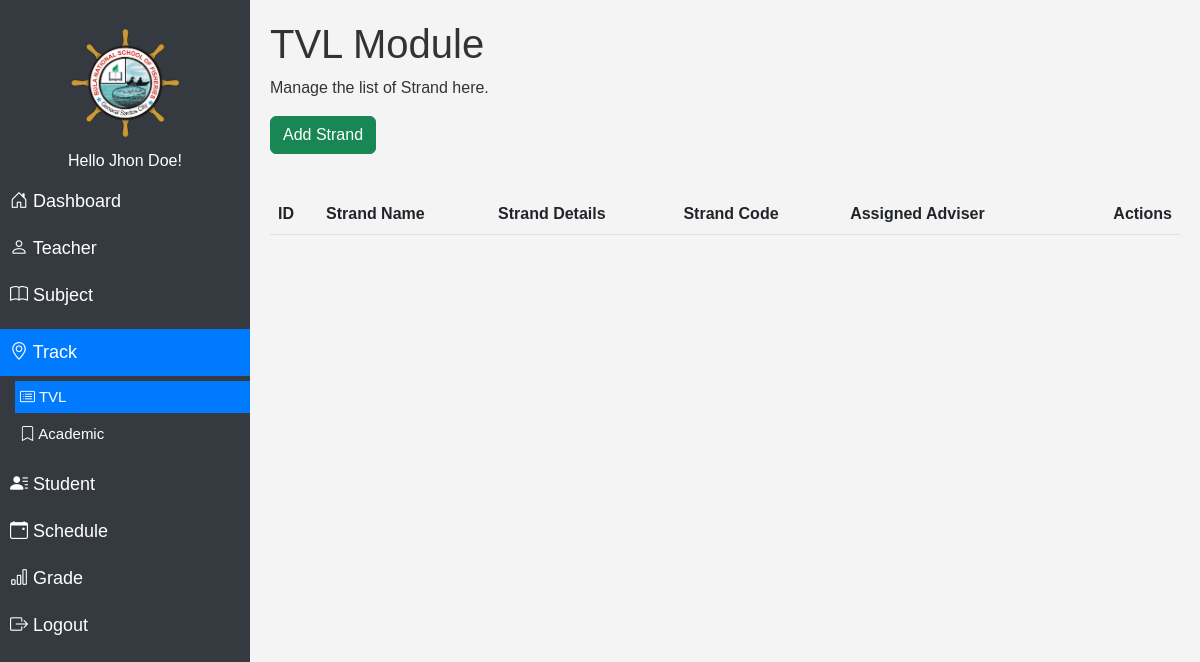
Page /modules/strand?track=TVL (signed in) on the earlier database version.
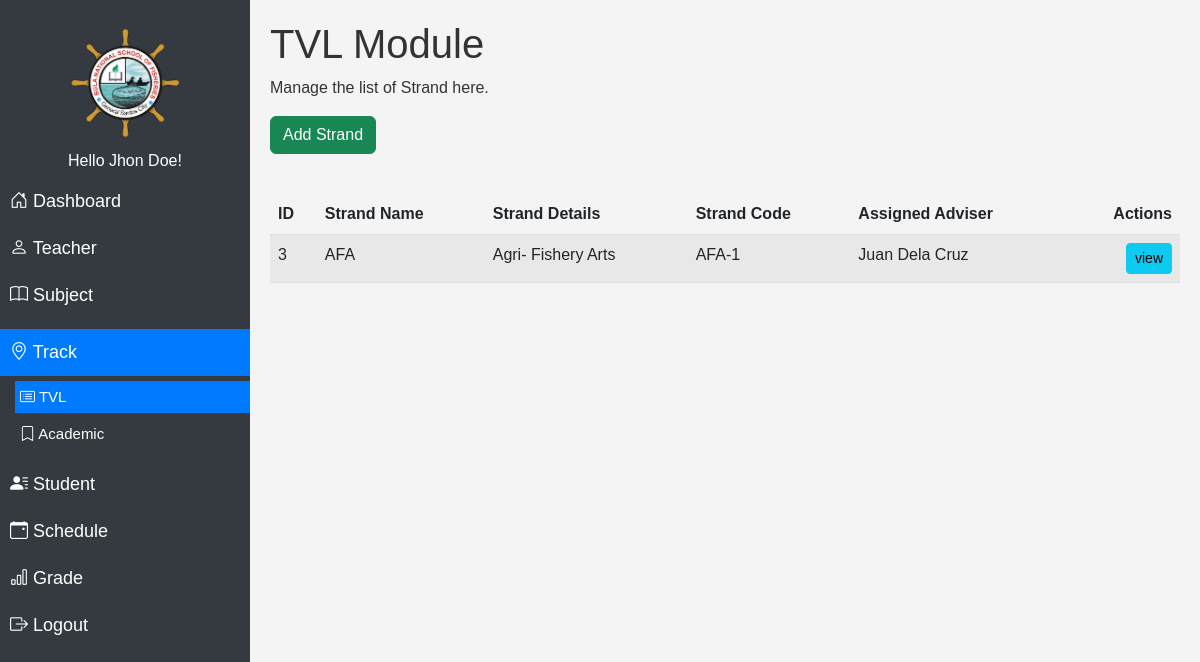
Same page on the later database version.
### tables this page shows
CREATE TABLE `user` (
  `id` int(11) NOT NULL,
  `name` varchar(100) NOT NULL,
  `username` varchar(255) NOT NULL,
  `password` varchar(255) NOT NULL,
  `role` varchar(100) NOT NULL
);

CREATE TABLE `strand` (
  `id` int(11) NOT NULL,
  `track` varchar(100) NOT NULL,
  `code` varchar(100) NOT NULL,
  `name` varchar(100) NOT NULL,
  `details` varchar(100) NOT NULL,
  `teacher_id` varchar(100) NOT NULL,
  `del_status` varchar(100) NOT NULL
);

### modules/strand/index.php (the view, shortened to what this page needs)
<?php
$track = $_GET['track'];
?>
<!DOCTYPE html>
<html lang="en">
<head>
  <link rel="stylesheet" href="../../assets/css/navbar.css">
  <link rel="stylesheet" href="../../assets/css/bootstrap5.3.0/bootstrap.min.css">
   <link rel="stylesheet" href="../../assets/css/styles.css">
</head>
<body>
<?php
$page = "Strand/$track";
include "../../db_conn.php";
 ?>
  <?php include "../../navbar.php";?>
<div class="content" id="content">
<div id="teacherSection">
  <h1><?php echo $track; ?> Module</h1>
  <p>Manage the list of Strand here.</p>
<a href="add.php?track=<?php echo $track;?>" class="btn btn-success mb-3">Add Strand</a>
  <?php
include "../../db_conn.php";
$squery = mysqli_query($conn, "
         SELECT s.*, CONCAT(t.first_name, ' ', t.last_name) AS teacher_name
         FROM strand s
         LEFT JOIN teacher t ON s.teacher_id = t.id
         WHERE s.del_status != 'deleted' AND s.track='$track'
         ORDER BY s.id DESC;
     ");
?>
<table id="teacherTable" class="table table-striped table-hover">
  <thead>
    <tr>
      <th>ID</th>
      <th>Strand Name</th>
      <th>Strand Details</th>
      <th>Strand Code</th>
      <th>Assigned Adviser</th>
      <th class="text-end">Actions</th>
    </tr>
  </thead>
  <tbody>
    <?php
    while($row = mysqli_fetch_assoc($squery)) {
        $id = $row['id'];
    ?>
    <tr>
      <td><?php echo $id; ?></td>
      <td><?php echo $row['name']; ?></td>
      <td><?php echo $row['details']; ?></td>
      <td><?php echo $row['code']; ?></td>
      <td><?php echo $row['teacher_name']; ?></td>
      <td class="text-end">
        <a href="view.php?id=<?php echo $id; ?>&track=<?php echo $track;?>" class="btn btn-info btn-sm">view</a>
      </td>
    </tr>
    <?php } ?>
  </tbody>
</table>
</div>
</body>
</html>

### navbar.php (shortened to what this page needs)
<?php
include "../../db_conn.php";
$nav_id = $_SESSION['id'];
$nav_query = mysqli_query($conn, "SELECT * FROM user where id = '$nav_id'");
$nav_row = mysqli_fetch_array($nav_query);
?>
<link href="https://cdn.jsdelivr.net/npm/bootstrap-icons@1.11.3/font/bootstrap-icons.min.css" rel="stylesheet">
<div class="sidebar" id="sidebar">
<div>
    <img src="../../assets/img/logo.png" alt="Logo" class="logo">
</div>
<h6 class="text-center">Hello <?php echo $nav_row['name']; ?>! </h6>
<a href="../dashboard" class="<?php if ($page == 'Dashboard') {echo 'active';} ?>"><i class="bi bi-house-door"></i> Dashboard</a>
<a href="../teacher" class="<?php if ($page == 'Teacher') {echo 'active';} ?>"><i class="bi bi-person"></i> Teacher</a>
<a href="../subject" class="<?php if ($page == 'Subject') {echo 'active';} ?>"><i class="bi bi-book"></i> Subject</a>
<div class="submenu">
    <a href="#" class="<?php if ($page == 'Strand/TVL' || $page == 'Strand/Academic') {echo 'active';} ?>"><i class="bi bi-geo-alt"></i> Track</a>
    <ul>
        <li><a href="../strand?track=TVL" class="<?php if ($page == 'Strand/TVL') {echo 'active';} ?>"><i class="bi bi-card-list"></i> TVL</a></li>
        <li><a href="../strand?track=Academic" class="<?php if ($page == 'Strand/Academic') {echo 'active';} ?>"><i class="bi bi-bookmark"></i> Academic</a></li>
    </ul>
</div>
<a href="../Student" class="<?php if ($page == 'Student') {echo 'active';} ?>"><i class="bi bi-person-lines-fill"></i> Student</a>
<a href="../schedule" class="<?php if ($page == 'Schedule') {echo 'active';} ?>"><i class="bi bi-calendar-event"></i> Schedule</a>
<a href="../grades" class="<?php if ($page == 'Grades') {echo 'active';} ?>"><i class="bi bi-bar-chart"></i> Grade</a>
<a href="../../logout.php"><i class="bi bi-box-arrow-right"></i> Logout</a>
</div>

### assets/css/navbar.css (style rules this page uses)
.sidebar { height: 100vh; position: fixed; top: 0; left: 0; width: 250px; background-color: #343a40; color: white; padding-top: 20px; transition: width 0.3s; }
.sidebar a { color: white; padding: 10px; text-decoration: none; display: block; font-size: 18px; }
.sidebar a.active { background-color: #007bff; color: white; }
.content { margin-left: 250px; padding: 20px; }
.logo { max-width: 150px; max-height: 150px; border-radius: 50%; margin-top: 5px; margin-bottom: 10px; margin-left: 65px; width: 120px; }
.submenu { margin: 10px 0; }
.submenu ul { list-style-type: none; padding: 0; margin: 0 0 0 15px; }
.submenu ul li { margin: 5px 0; }
.submenu ul li a { text-decoration: none; display: block; padding: 5px; color: white; font-size: 15px; }

### assets/css/styles.css (style rules this page uses)
body { font-family: Arial, sans-serif; background-color: #f4f4f4; color: #333; }

Differences in the rows shown:
added strand: id "3", name "AFA", details "Agri- Fishery Arts", code "AFA-1", teacher_name "Juan Dela Cruz"
